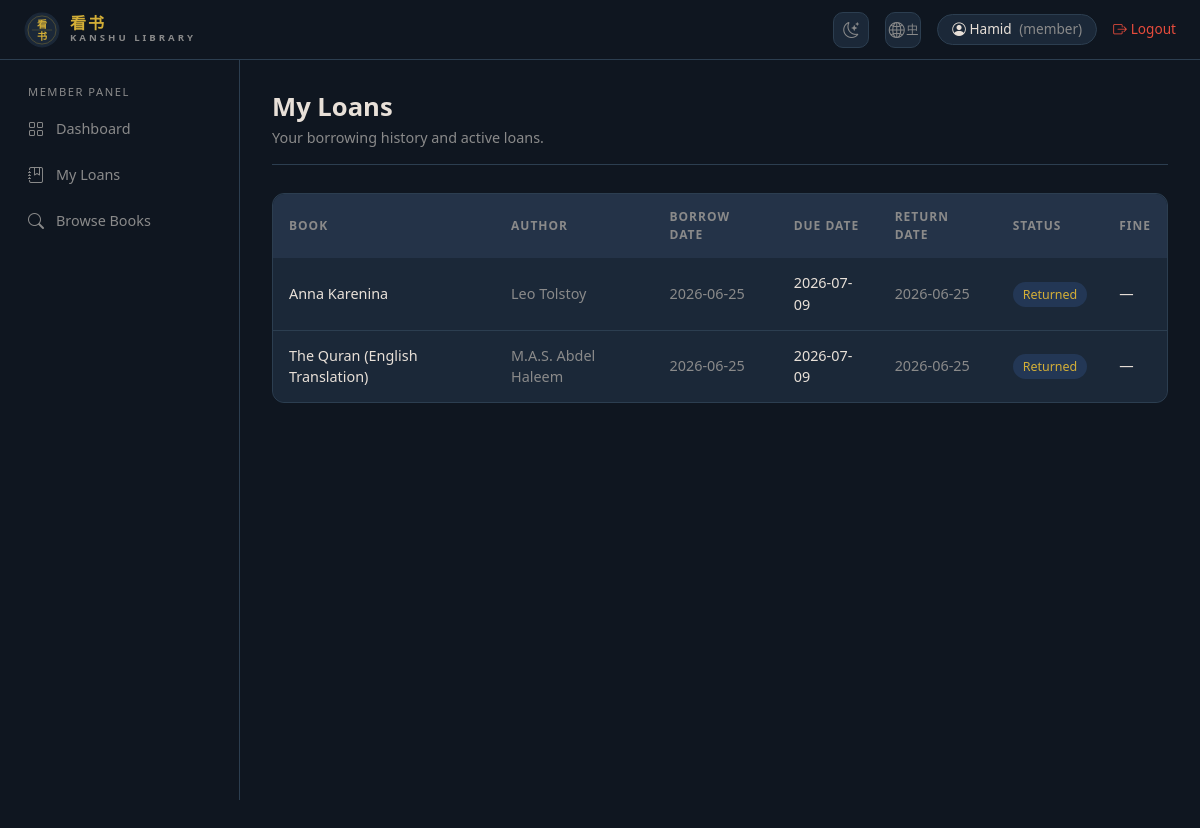
/member/loans (signed in), run on the app's committed database.
### app/models.py (models this page shows)
class User(db.Model, UserMixin):
    __tablename__ = 'users'
    id = db.Column(db.Integer, primary_key=True)
    name = db.Column(db.String(100), nullable=False)
    email = db.Column(db.String(255), unique=True, nullable=False)
    password_hash = db.Column(db.String(255), nullable=False)
    role = db.Column(db.Enum('admin','librarian','member'), nullable=False, default='member')
    phone = db.Column(db.String(20))
    address = db.Column(db.String(255))
    is_approved = db.Column(db.Boolean, default=False)
    created_at = db.Column(db.DateTime, default=datetime.utcnow)
    loans = db.relationship('Loan', backref='member', lazy=True)

class Loan(db.Model):
    __tablename__ = 'loans'
    id = db.Column(db.Integer, primary_key=True)
    user_id = db.Column(db.Integer, db.ForeignKey('users.id'), nullable=False)
    book_id = db.Column(db.Integer, db.ForeignKey('books.id'), nullable=False)
    borrow_date = db.Column(db.Date, default=date.today)
    due_date = db.Column(db.Date, nullable=False)
    return_date = db.Column(db.Date)
    is_returned = db.Column(db.Boolean, default=False)
    fine = db.relationship('Fine', backref='loan', uselist=False)

class Book(db.Model):
    __tablename__ = 'books'
    id = db.Column(db.Integer, primary_key=True)
    title = db.Column(db.String(200), nullable=False)
    author = db.Column(db.String(150), nullable=False)
    isbn = db.Column(db.String(13), unique=True, nullable=False)
    category = db.Column(db.String(100))
    cover_image = db.Column(db.String(255))
    description = db.Column(db.Text)
    total_copies = db.Column(db.Integer, default=1)
    available_copies = db.Column(db.Integer, default=1)
    rating = db.Column(db.Numeric(3, 1), default=4.0)
    created_at = db.Column(db.DateTime, default=datetime.utcnow)
    loans = db.relationship('Loan', backref='book', lazy=True)

### app/routes/member.py (the view)
@member_bp.route('/loans')
@login_required
@member_required
def my_loans():
    loans = Loan.query.filter_by(user_id=current_user.id)\
        .order_by(Loan.borrow_date.desc()).all()
    return render_template('member/my_loans.html',
        loans=loans, today=date.today())

### app/models.py (called while the page is built)
@login_manager.user_loader
def load_user(user_id):
    return User.query.get(int(user_id))

### app/routes/member.py (called while the page is built)
def member_required(f):
    @wraps(f)
    def decorated(*args, **kwargs):
        if current_user.role != 'member':
            flash('Access denied.', 'danger')
            return redirect(url_for('main.index'))
        return f(*args, **kwargs)
    return decorated

### app/templates/member/my_loans.html (shortened to what this page needs)
{% extends 'base.html' %}
{% block content %}
<div class="page-header">
    <h2>{{ _('My Loans') }}</h2>
    <p>{{ _('Your borrowing history and active loans.') }}</p>
</div>
<div style="background:var(--bg-card); border:1px solid var(--border); border-radius:12px; overflow:hidden;">
    <table class="dark-table">
        <thead>
            <tr>
                <th>{{ _('Book') }}</th>
                <th>{{ _('Author') }}</th>
                <th>{{ _('Borrow Date') }}</th>
                <th>{{ _('Due Date') }}</th>
                <th>{{ _('Return Date') }}</th>
                <th>{{ _('Status') }}</th>
                <th>{{ _('Fine') }}</th>
            </tr>
        </thead>
        <tbody>
            {% for loan in loans %}
            <tr>
                <td style="font-weight:500;">{{ loan.book.title }}</td>
                <td style="color:var(--text-muted);">{{ loan.book.author }}</td>
                <td style="color:var(--text-muted);">{{ loan.borrow_date }}</td>
                <td>
                    {% if not loan.is_returned and loan.due_date < today %}
                        <span class="badge-overdue">{{ loan.due_date }} ({{ _('Overdue') }})</span>
                    {% else %}
                        {{ loan.due_date }}
                    {% endif %}
                </td>
                <td style="color:var(--text-muted);">{{ loan.return_date or '—' }}</td>
                <td>
                    {% if loan.is_returned %}
                        <span class="badge-returned">{{ _('Returned') }}</span>
                    {% elif loan.due_date < today %}
                        <span class="badge-overdue">{{ _('Overdue') }}</span>
                    {% else %}
                        <span class="badge-active">{{ _('Active') }}</span>
                    {% endif %}
                </td>
                <td>
                    {% if loan.fine %}
                        <span style="color:var(--accent-red);">¥{{ loan.fine.amount }}</span>
                    {% else %}—{% endif %}
                </td>
            </tr>
            {% else %}
            <tr>
                <td colspan="7" style="text-align:center; color:var(--text-muted); padding:40px;">
                    {{ _('You have no loan records yet.') }}
                </td>
            </tr>
            {% endfor %}
        </tbody>
    </table>
</div>
{% endblock %}

### app/templates/base.html (shortened to what this page needs)
<!DOCTYPE html>
<html lang="en">
<head>
    <link rel="stylesheet" href="https://cdn.jsdelivr.net/npm/bootstrap@5.3.0/dist/css/bootstrap.min.css">
    <link rel="stylesheet" href="https://cdn.jsdelivr.net/npm/bootstrap-icons@1.10.5/font/bootstrap-icons.css">
</head>
<body>
<nav class="top-navbar">
    <a href="{{ url_for('main.index') }}" class="brand">
        <svg class="brand-seal" viewBox="0 0 64 64" xmlns="http://www.w3.org/2000/svg">
            <text x="32" y="28" text-anchor="middle" fill="#d4af37" font-family="serif" font-weight="700" font-size="18">看</text>
            <text x="32" y="50" text-anchor="middle" fill="#d4af37" font-family="serif" font-weight="700" font-size="18">书</text>
        </svg>
        <div class="brand-text">
            <span class="brand-chinese">看书</span>
            <span class="brand-roman">Kanshu Library</span>
        </div>
    </a>
    <div class="nav-right">
        <button id="themeToggle" class="theme-btn" aria-label="Toggle theme">
            <i class="bi bi-moon-stars"></i>
        </button>
        <a href="{{ url_for('set_lang', code='zh' if request.cookies.get('lang') != 'zh' else 'en') }}" class="theme-btn" title="{{ _('Language') }}">
            <i class="bi bi-globe2"></i>
            <span style="font-size:0.7rem;margin-left:2px;">{{ 'EN' if request.cookies.get('lang') == 'zh' else '中' }}</span>
        </a>
        {% if current_user.is_authenticated %}
        <span class="user-badge">
            <i class="bi bi-person-circle"></i>
            {{ current_user.name }}
            <span style="color: var(--text-muted); margin-left:4px;">({{ current_user.role }})</span>
        </span>
        <a href="{{ url_for('auth.logout') }}" class="logout-btn">
            <i class="bi bi-box-arrow-right"></i> {{ _('Logout') }}
        </a>
        {% else %}
        <a href="{{ url_for('auth.login') }}" class="btn-ghost" style="padding:6px 14px;">{{ _('Login') }}</a>
        <a href="{{ url_for('auth.register') }}" class="btn-accent" style="padding:6px 14px;">{{ _('Register') }}</a>
        {% endif %}
    </div>
</nav>
{% if current_user.is_authenticated %}
<div class="sidebar">
    {% if current_user.role == 'admin' %}
    <div class="sidebar-section">
        <div class="sidebar-label">{{ _('Admin Panel') }}</div>
        <a href="{{ url_for('admin.dashboard') }}" class="sidebar-link">
            <i class="bi bi-grid"></i> {{ _('Dashboard') }}
        </a>
        <a href="{{ url_for('admin.books') }}" class="sidebar-link">
            <i class="bi bi-book"></i> {{ _('Books') }}
        </a>
        <a href="{{ url_for('admin.members') }}" class="sidebar-link">
            <i class="bi bi-people"></i> {{ _('Members') }}
        </a>
        <a href="{{ url_for('admin.loans') }}" class="sidebar-link">
            <i class="bi bi-journal-text"></i> {{ _('Loan Records') }}
        </a>
        <a href="{{ url_for('admin.reports') }}" class="sidebar-link">
            <i class="bi bi-bar-chart"></i> {{ _('Reports') }}
        </a>
    </div>
    {% elif current_user.role == 'member' %}
    <div class="sidebar-section">
        <div class="sidebar-label">{{ _('Member Panel') }}</div>
        <a href="{{ url_for('member.dashboard') }}" class="sidebar-link">
            <i class="bi bi-grid"></i> {{ _('Dashboard') }}
        </a>
        <a href="{{ url_for('member.my_loans') }}" class="sidebar-link">
            <i class="bi bi-journal-bookmark"></i> {{ _('My Loans') }}
        </a>
        <a href="{{ url_for('member.browse_books') }}" class="sidebar-link">
            <i class="bi bi-search"></i> {{ _('Browse Books') }}
        </a>
    </div>
    {% endif %}
</div>
{% endif %}
<div class="main-content {% if not current_user.is_authenticated %}no-sidebar{% endif %}">
    {% block content %}{% endblock %}
</div>
</body>
</html>

### app/templates/base.html (style rules this page uses)
:root { --bg-main: #0f1620; --bg-sidebar: #0f1620; --bg-card: #1b2838; --bg-card-hover: #243348; --accent: #d4af37; --accent-green: #3aaf5c; --accent-red: #e74c3c; --accent-yellow: #e8b84b; --text-primary: #e8e0d8; --text-muted: #8a8a8a; --border: #2c3e50; --shadow: rgba(0,0,0,0.3); --btn-close-filter: invert(1); --accent-hover: #c49e30; }
* { box-sizing: border-box; }
body { background-color: var(--bg-main); color: var(--text-primary); font-family: 'Segoe UI', sans-serif; margin: 0; min-height: 100vh; }
.top-navbar { background: var(--bg-sidebar); border-bottom: 1px solid var(--border); height: 60px; display: flex; align-items: center; padding: 0 24px; position: fixed; top: 0; left: 0; right: 0; z-index: 1000; }
.top-navbar .brand { font-size: 1.2rem; font-weight: 700; color: var(--accent); text-decoration: none; display: flex; align-items: center; gap: 10px; }
.brand-seal { width: 36px; height: 36px; flex-shrink: 0; }
.brand-text { display: flex; flex-direction: column; line-height: 1; }
.brand-text .brand-chinese { font-size: 1rem; font-weight: 700; color: var(--accent); font-family: serif; letter-spacing: 2px; }
.brand-text .brand-roman { font-size: 0.6rem; letter-spacing: 3px; color: var(--text-muted); text-transform: uppercase; margin-top: 1px; }
.top-navbar .nav-right { margin-left: auto; display: flex; align-items: center; gap: 16px; }
.top-navbar .user-badge { background: var(--bg-card); border: 1px solid var(--border); border-radius: 20px; padding: 4px 14px; font-size: 0.85rem; color: var(--text-primary); }
.top-navbar .logout-btn { color: var(--accent-red); text-decoration: none; font-size: 0.85rem; display: flex; align-items: center; gap: 4px; }
.theme-btn { background: var(--bg-card); border: 1px solid var(--border); color: var(--text-muted); width: 36px; height: 36px; border-radius: 10px; display: flex; align-items: center; justify-content: center; cursor: pointer; font-size: 1rem; transition: all 0.2s; }
.sidebar { position: fixed; top: 60px; left: 0; width: 240px; height: calc(100vh - 60px); background: var(--bg-sidebar); border-right: 1px solid var(--border); padding: 24px 0; overflow-y: auto; z-index: 999; }
.sidebar-section { padding: 0 16px; margin-bottom: 8px; }
.sidebar-label { font-size: 0.7rem; text-transform: uppercase; letter-spacing: 1.5px; color: var(--text-muted); padding: 0 12px; margin-bottom: 6px; }
.sidebar-link { display: flex; align-items: center; gap: 10px; padding: 10px 12px; border-radius: 8px; color: var(--text-muted); text-decoration: none; font-size: 0.9rem; transition: all 0.2s; margin-bottom: 2px; }
.sidebar-link i { font-size: 1rem; width: 18px; }
.main-content { margin-left: 240px; margin-top: 60px; padding: 32px; min-height: calc(100vh - 60px); }
.dark-table { width: 100%; border-collapse: collapse; background: var(--bg-card); border-radius: 12px; overflow: hidden; }
.dark-table thead th { background: var(--bg-card-hover); color: var(--text-muted); font-size: 0.75rem; text-transform: uppercase; letter-spacing: 1px; padding: 14px 16px; border: none; font-weight: 600; }
.dark-table tbody td { padding: 14px 16px; border-bottom: 1px solid var(--border); color: var(--text-primary); font-size: 0.9rem; }
.dark-table tbody tr:last-child td { border-bottom: none; }
.page-header { margin-bottom: 28px; padding-bottom: 16px; border-bottom: 1px solid var(--border); }
.page-header h2 { font-size: 1.6rem; font-weight: 700; margin: 0; }
.page-header p { color: var(--text-muted); margin: 4px 0 0; font-size: 0.9rem; }
.badge-returned { background: rgba(79,142,247,0.15); color: var(--accent); padding: 4px 10px; border-radius: 20px; font-size: 0.78rem; }

### data on the page
User: name "Hamid", role "member"
Loan: book "Anna Karenina", book.author "Leo Tolstoy", borrow_date "2026-06-25", due_date "2026-07-09", return_date "2026-06-25"
Loan: book "The Quran (English Translation)", book.author "M.A.S. Abdel Haleem", borrow_date "2026-06-25", due_date "2026-07-09", return_date "2026-06-25"

### other printed values
{{ 'EN' if request.cookies.get('lang') == 'zh' else '中' }} "中"
